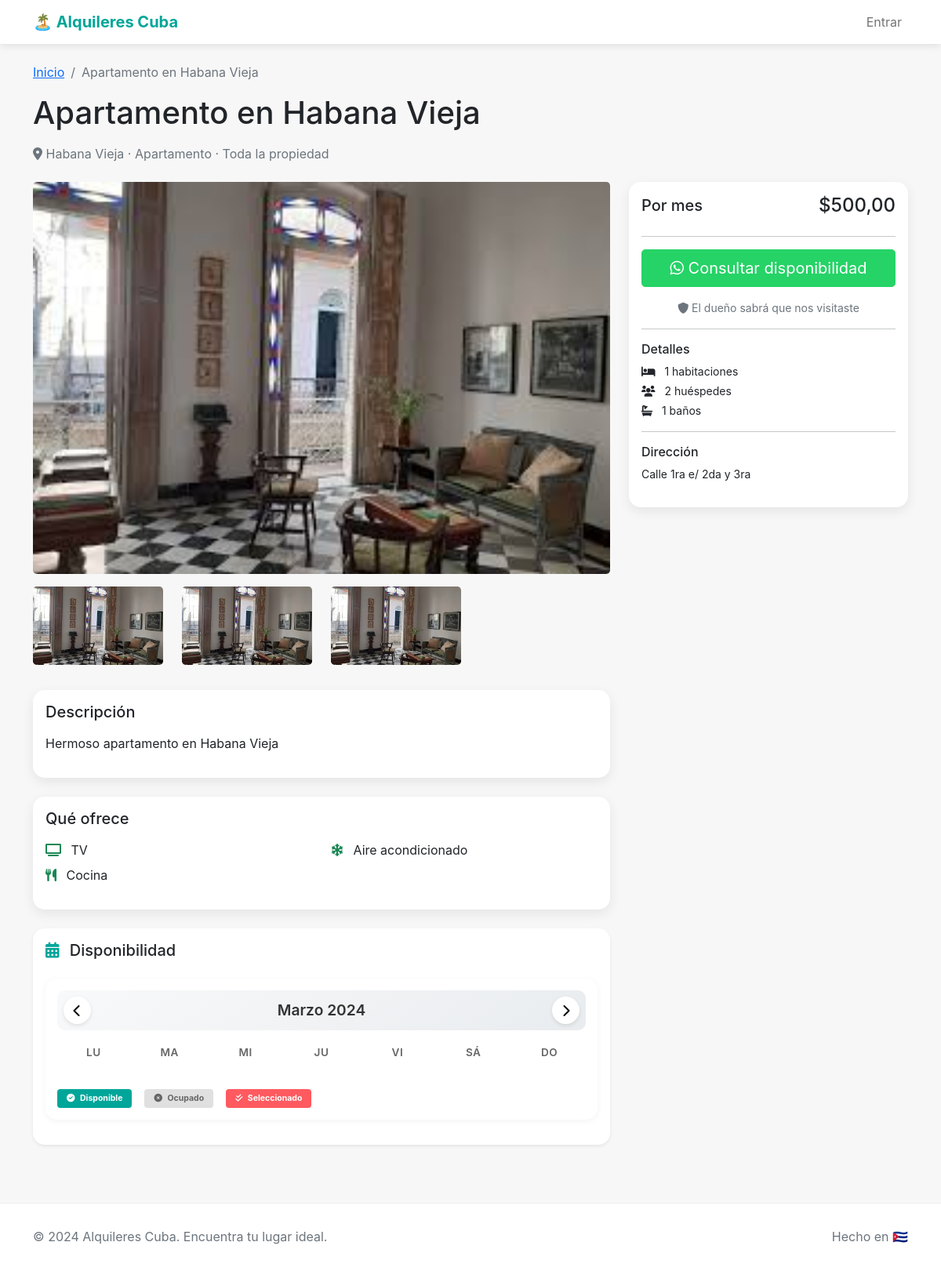
The app's page /propiedad/2/ with its own data.
### apps/properties/models.py (models this page shows, shortened)
class Property(models.Model):
    LOCATIONS = [
        ("varadero", "Varadero"),
        ("santa_marta", "Santa Marta"),
        ("guanabo", "Guanabo"),
        ("boca_ciega", "Boca Ciega"),
        ("penas_altas", "Peñas Altas"),
        ("brisas_mar", "Brisas del Mar"),
        ("habana_vieja", "Habana Vieja"),
        ("centro_habana", "Centro Habana"),
        ("vedado", "Vedado"),
        ("nuevo_vedado", "Nuevo Vedado"),
        ("playa", "Playa"),
        ("fontanar", "Fontanar"),
        ("calabazar", "Calabazar"),
        ("vinales", "Viñales"),
        ("trinidad", "Trinidad"),
    ]
    RENTAL_TYPES = [
        ("entire", "Toda la propiedad"),
        ("apartment", "Solo un apartamento"),
    ]
    title = models.CharField(max_length=200, verbose_name="Título")
    description = models.TextField(verbose_name="Descripción")
    category = models.ForeignKey(
        Category, on_delete=models.SET_NULL, null=True, verbose_name="Tipo"
    )
    location = models.CharField(
        max_length=50, choices=LOCATIONS, verbose_name="Ubicación"
    )
    address = models.CharField(max_length=255, verbose_name="Dirección exacta")
    bedrooms = models.PositiveIntegerField(default=1, verbose_name="Habitaciones")
    guests = models.PositiveIntegerField(default=1, verbose_name="Huéspedes")
    bathrooms = models.PositiveIntegerField(default=1, verbose_name="Baños")
    rental_type = models.CharField(
        max_length=20,
        choices=RENTAL_TYPES,
        default="entire",
        verbose_name="Tipo de alquiler",
    )
    has_wifi = models.BooleanField(default=False, verbose_name="WiFi")
    has_tv = models.BooleanField(default=False, verbose_name="TV")
    has_kitchen = models.BooleanField(default=False, verbose_name="Cocina")
    has_parking = models.BooleanField(default=False, verbose_name="Parqueo")
    has_pool = models.BooleanField(default=False, verbose_name="Piscina")
    has_ac = models.BooleanField(default=False, verbose_name="Aire acondicionado")
    price_per_night = models.DecimalField(
        max_digits=10,
        decimal_places=2,
        verbose_name="Precio por noche (USD)",
        null=True,
        blank=True,
    )
    price_per_month = models.DecimalField(
        max_digits=10,
        decimal_places=2,
        verbose_name="Precio por mes (USD)",
        null=True,
        blank=True,
    )
    main_photo = models.ImageField(
        upload_to="properties/", verbose_name="Foto principal"
    )
    is_active = models.BooleanField(default=True, verbose_name="Activa")
    created_at = models.DateTimeField(auto_now_add=True)
    updated_at = models.DateTimeField(auto_now=True)
    class Meta:
        verbose_name = "Propiedad"
        verbose_name_plural = "Propiedades"
        ordering = ["-created_at"]

class Category(models.Model):
    name = models.CharField(max_length=50)
    slug = models.SlugField(unique=True)
    class Meta:
        verbose_name_plural = "Categorías"

class PropertyImage(models.Model):
    property = models.ForeignKey(
        Property,
        related_name="images",
        on_delete=models.CASCADE,
        verbose_name="Propiedad",
    )
    image = models.ImageField(upload_to="properties/gallery/", verbose_name="Imagen")
    caption = models.CharField(max_length=100, blank=True, verbose_name="Pie de foto")
    class Meta:
        verbose_name = "Imagen de propiedad"
        verbose_name_plural = "Imágenes de propiedades"

### apps/properties/views.py (the view)
# urls.py: path("propiedad/<int:pk>/", views.PropertyDetailView.as_view(), name="detail"),
class PropertyDetailView(DetailView):
    model = Property
    template_name = "properties/detail.html"
    context_object_name = "property"
    def get_context_data(self, **kwargs):
        context = super().get_context_data(**kwargs)
        context["similar_properties"] = Property.objects.filter(
            location=self.object.location, is_active=True
        ).exclude(id=self.object.id)[:3]
        from django.conf import settings
        context["business_whatsapp"] = settings.BUSINESS_WHATSAPP
        return context

### templates/properties/detail.html (shortened to what this page needs)
{% extends 'base.html' %}
{% block content %}
<div class="container mt-4">
    <nav aria-label="breadcrumb">
        <ol class="breadcrumb">
            <li class="breadcrumb-item"><a href="/">Inicio</a></li>
            <li class="breadcrumb-item active">{{ property.title }}</li>
        </ol>
    </nav>
    <h1 class="mb-3">{{ property.title }}</h1>
    <p class="text-muted mb-4">
        <i class="fas fa-map-marker-alt"></i> {{ property.get_location_display }} ·
        {{ property.category.name }} · {{ property.get_rental_type_display }}
    </p>
    <div class="row">
        <div class="col-lg-8">
            <img src="{{ property.main_photo.url }}" class="img-fluid rounded-3 mb-3 w-100"
                 alt="{{ property.title }}" style="max-height: 500px; object-fit: cover;">
            {% if property.images.all %}
            <div class="row mb-4">
                {% for image in property.images.all %}
                <div class="col-md-3 mb-2">
                    <img src="{{ image.image.url }}" class="img-fluid rounded-3"
                         alt="{{ image.caption }}" style="height: 100px; width: 100%; object-fit: cover;">
                </div>
                {% endfor %}
            </div>
            {% endif %}
            <div class="card mb-4">
                <div class="card-body">
                    <h3 class="h5 mb-3">Descripción</h3>
                    <p>{{ property.description|linebreaks }}</p>
                </div>
            </div>
            <div class="card mb-4">
                <div class="card-body">
                    <h3 class="h5 mb-3">Qué ofrece</h3>
                    <div class="row">
                        <div class="col-md-6">
                            <ul class="list-unstyled">
                                {% if property.has_tv %}<li class="mb-2"><i class="fas fa-tv text-success me-2"></i> TV</li>{% endif %}
                                {% if property.has_kitchen %}<li class="mb-2"><i class="fas fa-utensils text-success me-2"></i> Cocina</li>{% endif %}
                            </ul>
                        </div>
                        <div class="col-md-6">
                            <ul class="list-unstyled">
                                {% if property.has_ac %}<li class="mb-2"><i class="fas fa-snowflake text-success me-2"></i> Aire acondicionado</li>{% endif %}
                            </ul>
                        </div>
                    </div>
                </div>
            </div>
            <div class="card mb-4 border-0 shadow-sm">
                <div class="card-body">
                    <h3 class="h5 mb-4">
                        <i class="fas fa-calendar-alt me-2" style="color: #00a699;"></i>
                        Disponibilidad
                    </h3>
                    <div class="calendar-container">
                        <div class="calendar-header d-flex justify-content-between align-items-center">
                            <button class="month-nav-btn" id="prevMonth">
                                <i class="fas fa-chevron-left"></i>
                            </button>
                            <h6 id="currentMonth" class="current-month">Marzo 2024</h6>
                            <button class="month-nav-btn" id="nextMonth">
                                <i class="fas fa-chevron-right"></i>
                            </button>
                        </div>
                        <div class="row g-1 text-center mb-3">
                            <div class="col"><span class="weekday-label">Lu</span></div>
                            <div class="col"><span class="weekday-label">Ma</span></div>
                            <div class="col"><span class="weekday-label">Mi</span></div>
                            <div class="col"><span class="weekday-label">Ju</span></div>
                            <div class="col"><span class="weekday-label">Vi</span></div>
                            <div class="col"><span class="weekday-label">Sá</span></div>
                            <div class="col"><span class="weekday-label">Do</span></div>
                        </div>
                        <div class="mt-4 d-flex gap-3 small">
                            <span class="badge" style="background: #00a699; color: white; padding: 6px 12px;">
                                <i class="fas fa-check-circle me-1"></i> Disponible
                            </span>
                            <span class="badge" style="background: #e0e0e0; color: #666; padding: 6px 12px;">
                                <i class="fas fa-times-circle me-1"></i> Ocupado
                            </span>
                            <span class="badge" style="background: #ff5a5f; color: white; padding: 6px 12px;">
                                <i class="fas fa-check-double me-1"></i> Seleccionado
                            </span>
                        </div>
                    </div>
                </div>
            </div>
        </div>
        <div class="col-lg-4">
            <div class="card sticky-top" style="top: 20px;">
                <div class="card-body">
                    {% if property.price_per_month %}
                    <div class="d-flex justify-content-between align-items-center mb-3">
                        <h5>Por mes</h5>
                        <h4>${{ property.price_per_month }}</h4>
                    </div>
                    {% endif %}
                    <hr>
                    <a id="whatsappButton" href="#"
                       class="btn btn-success btn-lg w-100 mb-3">
                        <i class="fab fa-whatsapp"></i> Consultar disponibilidad
                    </a>
                    <p class="small text-muted text-center mb-0">
                        <i class="fas fa-shield-alt"></i> El dueño sabrá que nos visitaste
                    </p>
                    <hr>
                    <h6 class="mb-2">Detalles</h6>
                    <ul class="list-unstyled small">
                        <li class="mb-1"><i class="fas fa-bed me-2"></i> {{ property.bedrooms }} habitaciones</li>
                        <li class="mb-1"><i class="fas fa-users me-2"></i> {{ property.guests }} huéspedes</li>
                        <li class="mb-1"><i class="fas fa-bath me-2"></i> {{ property.bathrooms }} baños</li>
                    </ul>
                    <hr>
                    <h6 class="mb-2">Dirección</h6>
                    <p class="small">{{ property.address }}</p>
                </div>
            </div>
        </div>
    </div>
</div>
{% endblock %}

### templates/base.html (style rules this page uses)
:root { --primary-color: #00a699; }
body { font-family: -apple-system, BlinkMacSystemFont, 'Segoe UI', Roboto, sans-serif; background-color: #f7f7f7; }
.btn-success { background-color: #25D366; border-color: #25D366; }
.card { border: none; border-radius: 15px; overflow: hidden; transition: transform 0.2s; box-shadow: 0 5px 15px rgba(0,0,0,0.08); }
.calendar-container { background: white; border-radius: 15px; padding: 15px; box-shadow: 0 2px 8px rgba(0,0,0,0.05); }
.weekday-label { font-weight: 600; color: #666; font-size: 0.85rem; text-transform: uppercase; letter-spacing: 0.5px; }
.calendar-header { background: linear-gradient(145deg, #f8f9fa, #e9ecef); border-radius: 10px; padding: 8px; margin-bottom: 15px; }
.month-nav-btn { border: none; background: white; border-radius: 50%; width: 35px; height: 35px; display: flex; align-items: center; justify-content: center; box-shadow: 0 2px 5px rgba(0,0,0,0.1); transition: all 0.2s; }
.current-month { font-size: 1.2rem; font-weight: 600; color: #333; margin: 0; }

### templates/properties/detail.html (style rules this page uses)
.weekday-label { font-weight: 600; color: #666; font-size: 0.85rem; text-transform: uppercase; letter-spacing: 0.5px; }
.calendar-header { background: linear-gradient(145deg, #f8f9fa, #e9ecef); border-radius: 10px; padding: 8px; margin-bottom: 15px; }
.month-nav-btn { border: none; background: white; border-radius: 50%; width: 35px; height: 35px; display: flex; align-items: center; justify-content: center; box-shadow: 0 2px 5px rgba(0,0,0,0.1); transition: all 0.2s; }
.current-month { font-size: 1.2rem; font-weight: 600; color: #333; margin: 0; }

### records on screen
Property: title "Apartamento en Habana Vieja", location "Habana Vieja", category.name "Apartamento", rental_type "Toda la propiedad", main_photo (picture), description "Hermoso apartamento en Habana Vieja", price_per_month "500,00", bedrooms "1", guests "2", bathrooms "1", address "Calle 1ra e/ 2da y 3ra"
PropertyImage: image (picture)
PropertyImage: image (picture)
PropertyImage: image (picture)
